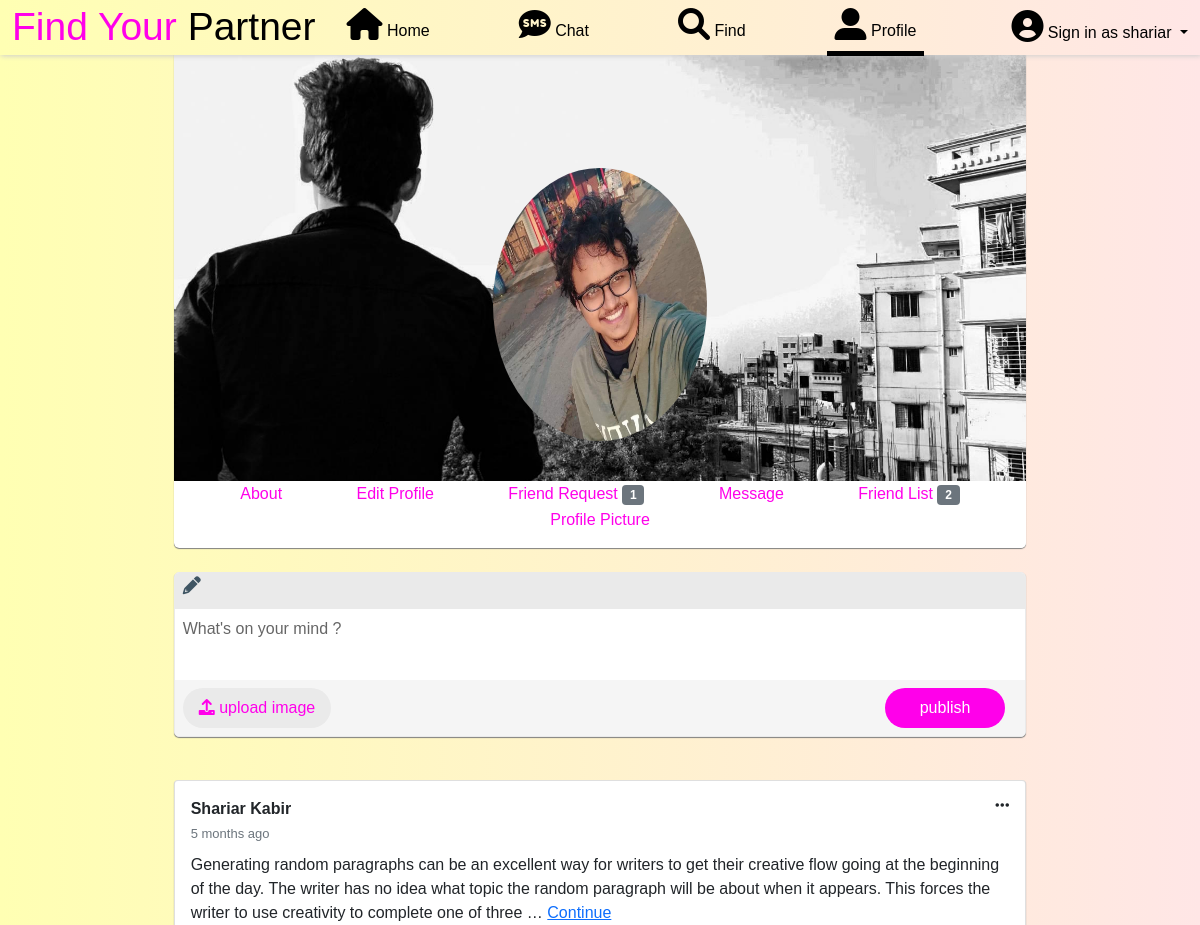
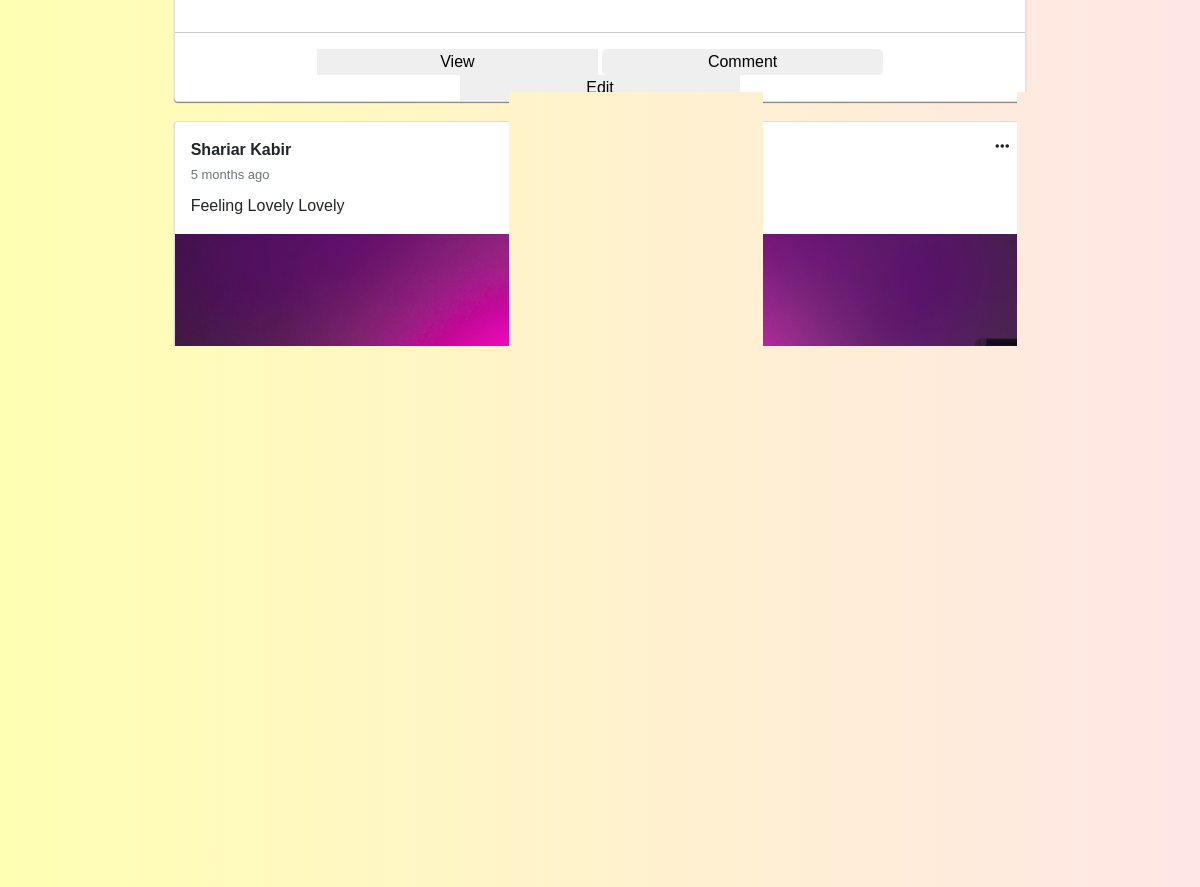
The app's page /user_profile/ (signed in) with its own data (2 pictures, top to bottom).
### homepage/models.py (models this page shows, shortened)
class profile(models.Model):
    name = models.CharField (max_length=99,null=True,blank=True)
    username = models.CharField (max_length=99,null=True,blank=True)
    height = models.CharField (max_length=99)
    weight = models.CharField (max_length=99)
    eyes = models.CharField (max_length=99)
    hair = models.CharField (max_length=99)
    education = models.CharField (max_length=99)
    phone = models.CharField (max_length=99)
    email = models.CharField (max_length=99)
    description = models.TextField ()
    gender = models.CharField (max_length=99,null=True)
    cover_pic = models.ImageField(upload_to='photo/', blank=True, null=True, default = "photo/cover.png")
    profile_pic = models.ImageField(upload_to='photo/', blank=True, null=True, default = "photo/user.jpg")

class post (models.Model):
    username = models.CharField (max_length=99)
    name = models.CharField (max_length=99)
    status = models.TextField ()
    photo = models.ImageField(upload_to='photo/', blank=True, null=True)
    date = models.DateTimeField (auto_now_add=True,null = True)

### homepage/views.py (the view)
# urls.py: path('user_profile/',views.user_profile.as_view(),name="user_profile"),
class user_profile (ListView):
    model = profile
    template_name = "profile.html"
    ordering = ['-id']
    def get_context_data(self, *args, **kwargs):
        context = super(user_profile, self).get_context_data(*args, **kwargs)
        context['status'] = post.objects.all()
        context['comment'] = user_comment.objects.all()
        context['friend_request_list'] = friend_request.objects.all()
        context['request_count'] = friend_request.objects.filter(friend_user_name = self.request.user.username).aggregate(sum_all=Sum('request_count')).get('sum_all')
        context['friend_count'] = friend_list.objects.filter(Q(request_user_name = self.request.user.username) | Q(username = self.request.user.username)).aggregate(sum_all=Sum('friend_count')).get('sum_all')
        return context

### templates/profile.html (shortened to what this page needs)
{% load static %}
{% load humanize %}
<!DOCTYPE html>
<html lang="en">
<head>
    <link href="https://cdn.jsdelivr.net/npm/bootstrap@5.1.3/dist/css/bootstrap.min.css" rel="stylesheet"
>
    <link rel="stylesheet" href="https://cdnjs.cloudflare.com/ajax/libs/font-awesome/6.0.0-beta3/css/all.min.css"
 />
    <link href="http://fonts.cdnfonts.com/css/romantic" rel="stylesheet">
    <link href="http://fonts.cdnfonts.com/css/valeerie-morrie" rel="stylesheet">
</head>
{% if user.is_authenticated %}
<body style="background-color: rgb(181, 255, 251);">
    <nav class="navbar navbar-expand-lg navbar-light nav fixed-top">
        <div class="container-fluid box_shadow">
            <a style="color: rgb(255, 0, 234); font-family: 'Valeerie Morrie', sans-serif; font-size: 39px;"
                class="navbar-brand" href="/">Find Your
                <span style="color: black;">Partner</span></a>
            <div class="collapse navbar-collapse" id="navbarSupportedContent">
                <ul class="navbar-nav navs ms-auto mb-2 mb-lg-0">
                    <li class="nav-item nav_item">
                        <a style="color: black;text-decoration: none;font-family: 'Winter', sans-serif;"
                            class="nav-link" aria-current="page" href="{% url 'home' %}"><i
                                class="fas fa-home fa-2x"></i> Home</a>
                    </li>
                    <li class="nav-item nav_item">
                        <a style="color: black ;text-decoration: none;font-family: 'Winter', sans-serif;"
                            class="nav-link" aria-current="page" href="{% url 'chat_list' %}"><i class="fas fa-sms fa-2x"></i> Chat</a>
                    </li>
                    <li class="nav-item nav_item">
                        <a style="color: black ;text-decoration: none;font-family: 'Winter', sans-serif;"
                            class="nav-link" aria-current="page" href="/"><i class="fas fa-search fa-2x"></i> Find</a>
                    </li>
                    <li class="nav-item nav_item">
                        <a style="color: black;border-bottom: 5px solid black;text-decoration: none;font-family: 'Winter', sans-serif;"
                            class="nav-link" aria-current="page" href="{% url 'user_profile' %}"><i
                                class="fas fa-user-alt fa-2x"></i>
                            Profile</a>
                    </li>
                </ul>
                <ul style="margin: none;" class="navbar-nav ms-auto mb-2 mb-lg-0">
                    <li style="float: left;margin-top: 0px;" class="nav-item dropdown">
                        {% if user.is_authenticated %}
                    <li style="float: left;margin-top: 0px;" class="nav-item dropdown">
                        <a style="color: black;text-decoration: none;" class="nav-link-user dropdown-toggle" href="#"
                            id="navbarDropdown" role="button" data-bs-toggle="dropdown" aria-expanded="false">
                            <i class="fas fa-user-circle fa-2x"></i>
                            <span style="color: black;"> Sign in as {{ user.username }}</span>
                        </a>
                    </li>
                    {% else %}
                    <a style="color: whblackite ;" class="nav-link" aria-current="page" href="{% url 'signin' %}"><i
                            class="fas fa-user-circle fa-2x"></i>
                        <span style="color: black;font-family: 'Winter', sans-serif;"> Signup/Signin</span>
                    </a>
                    {% endif %}
                    </li>
                </ul>
            </div>
        </div>
    </nav>
    <br>
    <br>
    {% for profile in object_list %}
    {% if profile.username == user.username %}
    {% if profile.cover_pic %}
    <div style="background-image: url('{{ profile.cover_pic.url }}'); background-size: 100% 100%;" class="profile">
        {% else %}
        <div style="background-image: url('/static/cover.png'); background-size: 100% 100%;" class="profile">
            {% endif %}
            <br>
            <br>
            <br>
            <br>
            <br>
            <div class="profile_pic">
                {% if profile.profile_pic %}
                <img src="{{ profile.profile_pic.url }}" height="100%" width="100%" alt="">
                {% else %}
                <img src="{% static 'user.jpg' %}" height="100%" width="100%" alt="">
                {% endif %}
                {% endif %}
                {% endfor %}
            </div>
            <br>
            <div style="text-align: center;background-color: white;margin: auto;height: 93px">
                <a href="{% url 'about' %}"><button type="button" class="button" data-bs-toggle="modal"
                        data-bs-target="#staticBackdrop1">
                        About
                    </button></a>
                {% for profile in object_list %}
                {% if profile.username == user.username %}
                <a href="{% url 'edit_profile' profile.pk %}"><button type="button" class="button"
                        data-bs-toggle="modal" data-bs-target="#staticBackdrop1">
                        Edit Profile
                    </button></a>
                {% endif %}
                {% endfor %}
                <a style="text-decoration: none;color: rgb(255, 0, 234);" href="{% url 'user_friend_request' %}"><button
                        type="button" class="button" data-bs-toggle="modal" data-bs-target="#staticBackdrop2">
                        Friend Request <span style = "background-color: rgb(255, 0, 234);color: white;" class="badge bg-secondary">{{ request_count }}</span>
                    </button></a>
                <button type="button" class="button" data-bs-toggle="modal" data-bs-target="#staticBackdrop3">
                    Message
                </button>
                <a style="text-decoration: none;color: rgb(255, 0, 234);" href="{% url 'user_friend_list' %}"><button
                    type="button" class="button" data-bs-toggle="modal" data-bs-target="#staticBackdrop2">
                    Friend List <span style = "background-color: rgb(255, 0, 234);color: white;" class="badge bg-secondary">{{ friend_count }}</span>
                </button></a>
                <button type="button" class="button" data-bs-toggle="modal" data-bs-target="#staticBackdrop5">
                    Profile Picture
                </button>
            </div>
        </div>
    <br>
    <div class="widget-post" aria-labelledby="post-header-title">
        <div class="widget-post__header">
            <h2 class="widget-post__title" id="post-header-title">
                <i class="fa fa-pencil" aria-hidden="true"></i>
            </h2>
        </div>
        <form action="{% url 'status_form' %}" method="POST" id="widget-form" class="widget-post__form" name="form"
            aria-label="post widget" enctype="multipart/form-data">
            <div class="widget-post__content">
                <textarea name="status" id="post-content" class="widget-post__textarea scroller"
                    placeholder="What's on your mind ?"></textarea>
            </div>
            <div class="widget-post__actions post--actions">
                <div class="post-actions__attachments">
                    <button type="button" class="btn post-actions__upload attachments--btn">
                        <label style="color: rgb(255, 0, 234);" for="upload-image" class="post-actions__label">
                            <i class="fa fa-upload" aria-hidden="true"></i>
                            upload image
                        </label>
                    </button>
                </div>
                <div class="post-actions__widget">
                    <button type="submit" style="background-color: rgb(255, 0, 234);"
                        class="btn post-actions__publish">publish</button>
                </div>
            </div>
        </form>
    </div>
    <br>
    {% for post in status reversed %}
    {% if post.username == user.username %}
    <div style="margin-top: 19px;" class="card">
        <div class="card-body">
            <p class="card-title"><b>{{ post.name }}</b>
                <i style="float: right;" class="fas fa-ellipsis-h"></i>
                <br>
                <small style="font-size: small;" class="text-muted">{{ post.date|naturaltime }}</small>
            </p>
            {% if post.status|length < 50 %} <p class="card-text">{{ post.status }}</p>
                {% else %}
                <p class="card-text">{{ post.status|safe|truncatewords:"50" }} <a
                        href="{% url 'community_full' post.pk %}">Continue</a></p>
                {% endif %}
        </div>
        {% if post.photo %}
        <img src="{{ post.photo.url }}" class="card-img-bottom" alt="">
        {% endif %}
        <hr>
        <div style="width: 100%;margin: auto;text-align: center;">
            <button style="border: none;width: 33%;">View</button>
            <button style="border: none;border-radius: 5px;width: 33%;" data-bs-toggle="collapse"
                data-bs-target="#collapseExample{{ post.pk }}" aria-expanded="false"
                aria-controls="collapseExample">Comment</button></a>
            <a style="text-decoration: none;color: black;" href="{% url 'edit_post' post.pk %}"><button
                    style="border: none;width: 33%;">Edit</button></a></a>
        </div>
    </div>
    {% endif %}
    {% endfor %}
</body>
{% else %}
{% load static %}
{% endif %}
</html>

### templates/profile.html (style rules this page uses)
.nav_item { margin-right: 73px; }
.box_shadow { background-image: linear-gradient(to right, #ffffb3, #ffe6e6); height: 39px; }
.nav { -webkit-box-shadow: 1px 1px 5px 0px rgba(207, 207, 207, 1); -moz-box-shadow: 1px 1px 5px 0px rgba(207, 207, 207, 1); box-shadow: 1px 1px 5px 0px rgba(207, 207, 207, 1); }
.navbar { background-image: linear-gradient(to right, #ffffb3, #ffe6e6); }
.navs { margin: auto; }
body { background: #DFC2F2; background-image: linear-gradient(to right, #ffffb3, #ffe6e6); background-attachment: fixed; background-size: cover; }
.profile { width: 73%; margin: auto; height: 500px; box-shadow: 0 1px 1px grey; background-color: white; overflow: hidden; border-radius: 5px; }
.profile_pic { width: 25%; margin: auto; height: 273px; }
.profile_pic>img { border-radius: 50%; }
.button { margin-left: 29px; margin-right: 29px; border: none; border-radius: 5px; background-color: white; color: rgb(255, 0, 234); }
* { box-sizing: border-box; }
body { padding: 0 1em; font-family: sans-serif; }
ul { list-style-type: none; }
.btn { padding: .5em 1em; background-color: transparent; color: #6b7270; border: none; cursor: pointer; }
.widget-post { width: 73%; min-height: 100px; height: auto; border-radius: 5px; border: 1px solid #eaeaea; box-shadow: 0 1px 1px grey; background-color: #fff; margin: auto; overflow: hidden; }
.widget-post__header { padding: .2em .5em; background-color: #eaeaea; color: #3f5563; }
.widget-post__title { font-size: 18px; }
.widget-post__content { width: 100%; height: 50%; }
.widget-post__textarea { width: 100%; height: 100%; padding: .5em; border: none; resize: none; }
.post-actions__label { cursor: pointer; }
.widget-post__actions { width: 100%; padding: .5em; }
.post--actions { position: relative; padding: .5em; background-color: #f5f5f5; color: #a2a6a7; }
.post-actions__attachments { display: inline-block; width: 60%; }
.attachments--btn { background-color: #eaeaea; color: #007582; border-radius: 1.5em; }
.post-actions__widget { display: inline-block; width: 38%; text-align: right; }
.post-actions__publish { width: 120px; background-color: #008391; color: #fff; border-radius: 1.5em; }
.card { width: 73%; margin: auto; box-shadow: 0 1px 1px grey; }

### records on screen
profile: cover_pic (picture), profile_pic (picture), username "Edit Profile"
post: name "Shariar Kabir", date "5 months ago", status "Generating random paragraphs can be an excellent way for writers to get their creative flow going at the beginning of the day. The writer has no idea what topic the random paragraph will be about when it appears. This forces the writer to use creativity to complete one of three …"
post: name "Shariar Kabir", date "5 months ago", status "Feeling Lovely Lovely", photo (picture)

### other values on screen
{{ user.username }} "shariar"
{{ request_count }} "1"
{{ friend_count }} "2"
